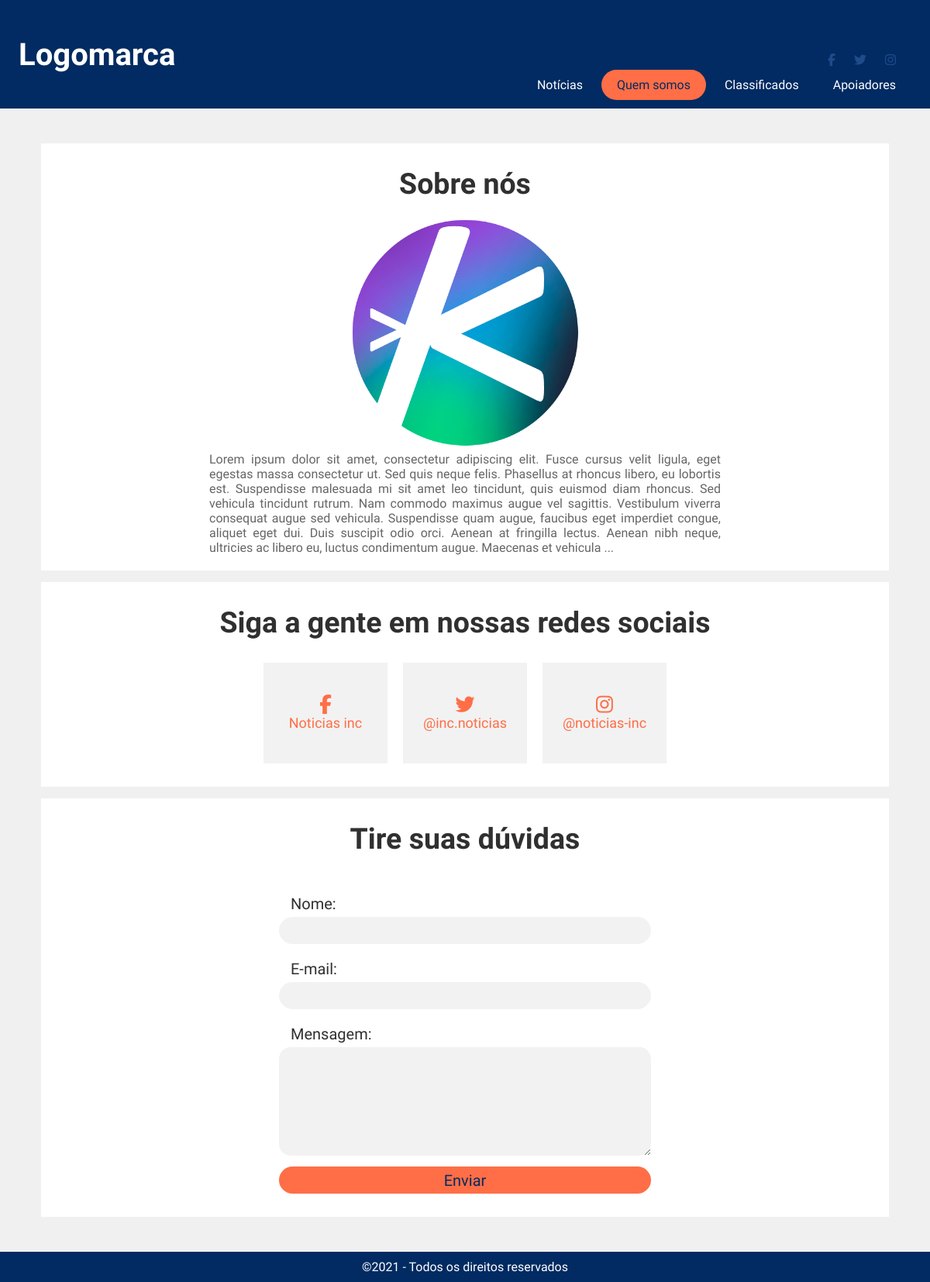
Screenshot of /quem-somos with the database file from the repository.
### classes/MySql.php (called while the page is built)
<?php
	class MySql{
		private static $pdo;
		public static function conectar(){
			if(self::$pdo == null){
				try{
				self::$pdo = new PDO('mysql:host='.HOST.';dbname='.DATABASE,USUARIO,SENHA,array(PDO::MYSQL_ATTR_INIT_COMMAND => "SET NAMES utf8"));
				self::$pdo->setAttribute(PDO::ATTR_ERRMODE,PDO::ERRMODE_EXCEPTION);
				}catch(Exception $e){
					echo '<h2>Erro ao conectar</h2>';
				}
			}
			return self::$pdo;
		}
	}
?>

### index.php (the view, shortened to what this page needs)
<?php
 	$url = isset($_GET['url']) ? $_GET['url'] : 'noticias';
 	$sql = MySql::conectar()->prepare("SELECT * FROM `tb_site.config`");
    $sql->execute();
    $sobre = $sql->fetch();
?>
<!DOCTYPE html>
<html>
<head>
	<link rel="stylesheet" type="text/css" href="<?php echo INCLUDE_PATH?>css/style.css">
</head>
<body>
	<header>
		<div class="center">
			<div class="logo">
				<h2>Logomarca</h2>
			</div>
				<div class="social">
					<a href="http://<?php echo $sobre['social_1']?>"><i class="<?php echo $sobre['icone1']?>"></i></a>
					<a href="http://<?php echo $sobre['social_2']?>"><i class="<?php echo $sobre['icone2']?>"></i></a>
					<a href="http://<?php echo $sobre['social_3']?>"><i class="<?php echo $sobre['icone3']?>"></i></a>
				</div>
				<nav class="desktop">
					<ul>
						<li <?php Site::selectedMenu('noticias');@Site::selectedMenu('');?>><a href="<?php echo INCLUDE_PATH?>">Notícias</a></li>
						<li <?php Site::selectedMenu('quem-somos');?>><a href="<?php echo INCLUDE_PATH?>quem-somos">Quem somos</a></li>
						<li <?php Site::selectedMenu('classificados');?>><a href="<?php echo INCLUDE_PATH?>classificados">Classificados</a></li>
						<li <?php Site::selectedMenu('apoiadores');?>><a href="<?php echo INCLUDE_PATH?>apoiadores">Apoiadores</a></li>
					</ul>
				</nav>
		</div>
	</header>
	<section class="conteudo">
		<?php
			if(file_exists('pages/'.$url.'.php')){
				include('pages/'.$url.'.php');
			}else{
				include('pages/noticias.php');
			}
		?>
	</section>
	<footer>
		<p>&copy2021 - Todos os direitos reservados</p>
	</footer>
</body>
</html>

### pages/quem-somos.php (shortened to what this page needs)
<div class="box-content">
    <div class="center">
    	<div class="info">
    		<div class="titulo-site">
    			<h1>Sobre nós</h1>
    		</div>
    		<div class="info-container">
    			<div class="logo">
                    <img src="<?php echo INCLUDE_PATH_PAINEL?>/uploads/<?php echo $sobre['img_sobre'];?>">
                </div>
    			<p><?php echo substr($sobre['texto_sobre'],0,600);?>...</p>
    		</div>
    	</div>
    	<div class="midia">
    		<div class="titulo-site">
    			<h2>Siga a gente em nossas redes sociais</h2>
    		</div>
    		<div class="midia-container">
    			<div class="midia-single">
    				<a href="http://<?php echo $sobre['social_1'];?>" target="_blank"><i class="<?php echo $sobre['icone1'];?>"></i> Noticias inc</a>
    			</div>
	    		<div class="midia-single">
	    			<a href="http://<?php echo $sobre['social_2'];?>" target="_blank"><i class="<?php echo $sobre['icone2'];?>"></i> @inc.noticias</a>
	    		</div>
	    		<div class="midia-single">
	    			<a href="http://<?php echo $sobre['social_3'];?>" target="_blank"><i class="<?php echo $sobre['icone3'];?>"></i> @noticias-inc</a>
	    		</div>
    		</div>
    	</div>
    	<div id="contato" class="contato">
    		<div class="titulo-site">
    			<h2>Tire suas dúvidas</h2>
    		</div>
	    	<form>
	    		<label for="nome">Nome:</label>
	    		<input type="text" name="nome" id="nome">
	    		<label for="email">E-mail:</label>
	    		<input type="email" name="email" id="email">
	    		<label for="mensagem">Mensagem:</label>
	    		<textarea name="mensagem" id="mensagem"></textarea>
	    		<input type="submit" name="enviar" value="Enviar">
	    	</form>
    	</div>
    </div>
</div>

### css/style.css (style rules this page uses)
* { margin: 0; padding: 0; box-sizing: border-box; font-family: 'Varela Round', calibri, sans-serif; }
.center { max-width: 1300px; margin: 0 auto; padding: 0 2%; }
body { background-color: #f0f0f0; }
header { width: 100%; height: 140px; background: #012b62; z-index: 2; position: fixed; }
header h2 { color: white; font-size: 40px; text-align: left; display: inline-block; left: 2%; position: absolute; top: 50%; transform: translateY(-50%); }
header nav.desktop { float: right; }
header ul { list-style-type: none; }
header nav.desktop li { display: inline-block; border-radius: 50px; }
header nav.desktop .selected { background: #ff6e46; }
header nav.desktop li.selected a { color: #012b62; }
header nav.desktop a { text-decoration: none; color: white; padding: 10px 20px; display: block; }
header .social { display: block; padding: 3px 10px; margin-top: 65px; text-align: right; }
header .social a { color: #204b8b; padding: 0 10px }
footer { position: relative; top: 140px; background-color: #012B62; text-align: center; color: white; padding: 10px 0; font-size: 16px; }
section.conteudo { position: relative; width: 100%; top: 140px; }
.box-content { padding: 30px; }
.info { width: 100%; padding: 20px; background-color: white; margin: 15px 0; }
.titulo-site { font-size: 25px; text-align: center; color: #303030; padding: 10px 0 20px 0; }
.info-container { display: flex; flex-direction: column; flex-wrap: wrap; justify-content: center; max-width: 700px; margin: 0 auto; text-align: center; }
.info-container .logo img { max-width: 300px; width: 100%; }
.info p { padding: 0 20px; color: #656565; text-align: justify; }
.midia { width: 100%; padding: 20px; margin: 15px 0; text-align: center; background-color: white; }
.midia-container { display: flex; flex-wrap: wrap; justify-content: center; }
.midia-single { display: flex; align-items: center; justify-content: center; width: 160px; height: 130px; margin: 10px; background-color: #f2f2f2; }
.midia a { display: inline-block; text-decoration: none; color: #ff6e46; font-size: 18px; }
.midia i { display: block; font-size: 25px; }
.contato { width: 100%; padding: 20px; margin: 15px 0; background-color: white; }
.contato form { width: 100%; max-width: 500px; margin: 0 auto; padding: 10px; }
.contato input:not([type="submit"]) { width: 100%; height: 35px; padding-left: 15px; outline: none; color: #656565; font-size: 16px; background-color: #f2f2f2; border: none; border-radius: 30px; }
.contato textarea { width: 100%; height: 140px; min-height: 35px; padding: 15px; resize: vertical; outline: none; color: #656565; font-size: 16px; background-color: #f2f2f2; border: none; border-radius: 15px; }
.contato label { margin: 20px 0 5px 15px; display: block; color: #303030; font-size: 20px; font-weight: 300; cursor: pointer; }
.contato input[type=submit] { width: 100%; height: 35px; background-color: #ff6e46; border: none; border-radius: 30px; color: #012b62; font-size: 16px; margin-top: 10px; font-size: 20px; cursor: pointer; }

### rows the page displays
tb_site.config: img_sobre (picture), texto_sobre "Lorem ipsum dolor sit amet, consectetur adipiscing elit. Fusce cursus velit ligula, eget egestas massa consectetur ut. Sed quis neque felis. Phasellus at rhoncus libero, eu lobortis est. Suspendisse malesuada mi sit amet leo tincidunt, quis euismod diam rhoncus. Sed vehicula tincidunt rutrum. Nam commodo maximus augue vel sagittis. Vestibulum viverra consequat augue sed vehicula. Suspendisse quam augue, faucibus eget imperdiet congue, aliquet eget dui. Duis suscipit odio orci. Aenean at fringilla lectus. Aenean nibh neque, ultricies ac libero eu, luctus condimentum augue. Maecenas et vehicula"
